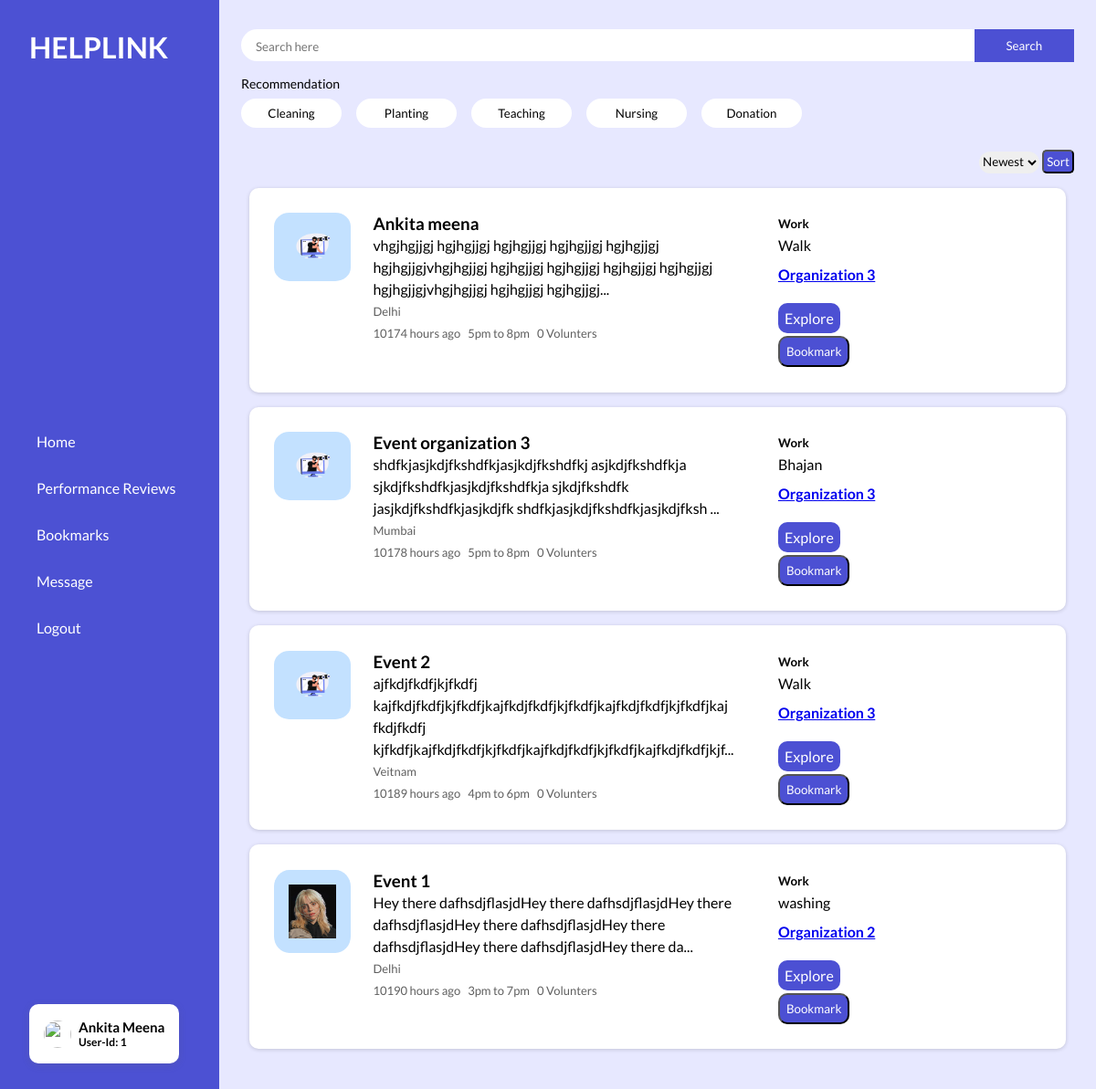
Page /dashboard/volunteer/index.php (signed in) on the committed database.
### tables this page shows
CREATE TABLE `volunteer` (
  `id` int(6) NOT NULL,
  `name` varchar(30) NOT NULL,
  `email` varchar(100) NOT NULL,
  `age` int(3) NOT NULL,
  `location` varchar(50) NOT NULL,
  `about` text NOT NULL,
  `education` varchar(100) NOT NULL,
  `img` text NOT NULL,
  `password` varchar(255) NOT NULL,
  `created_at` datetime NOT NULL DEFAULT current_timestamp()
);

CREATE TABLE `organization` (
  `id` int(6) NOT NULL,
  `name` varchar(30) NOT NULL,
  `email` varchar(100) NOT NULL,
  `password` varchar(255) NOT NULL,
  `created_at` datetime NOT NULL DEFAULT current_timestamp(),
  `address` varchar(200) NOT NULL,
  `about` text DEFAULT NULL,
  `img` text NOT NULL
);

CREATE TABLE `event` (
  `id` int(6) NOT NULL,
  `name` varchar(100) NOT NULL,
  `des` text NOT NULL,
  `location` varchar(120) NOT NULL,
  `posted_at` datetime NOT NULL DEFAULT current_timestamp(),
  `time` varchar(20) NOT NULL,
  `work` varchar(30) NOT NULL,
  `volunterr_count` int(6) NOT NULL,
  `organization_id` int(6) NOT NULL
);

### dashboard/volunteer/index.php (the view, shortened to what this page needs)
<?php
include 'C:/xampp/htdocs/myCodes/Fiverr hackathon/db_con.php';
?>
<?php
$sort = 'N';
?>
<!DOCTYPE html>
<html>
<head>
    <link rel="stylesheet" href="style2.css">
</head>
<body>
    <?php include 'header.php' ?>
    <div class="main">
        <div class="menu-header">
            <div class="search">
                <form action="search.php" method="get">
                    <input type="text" placeholder="Search here" name="search">
                    <input type="submit" name="search_btn" id="search_btn" value="Search">
                </form>
            </div>
        </div>
        <div class="filter-wrapper">
            <p style="color:black;">Recommendation</p>
            <div class="filter">
                <button class="btn-filter">Cleaning</button>
                <button class="btn-filter">Planting</button>
                <button class="btn-filter">Teaching</button>
                <button class="btn-filter">Nursing</button>
                <button class="btn-filter">Donation</button>
            </div>
        </div>
        <div class="sort">
            <div class="sort-list">
                <form action="" method="post">
                    <select id="options" name="options">
                        <option value="newest" selected>Newest</option>
                    </select>
                    <input type="submit" name="sort_btn" value="Sort" style="    background: #4c50d3;
    color: white;
    padding: 3px;
    border-radius: 5px;
">
                </form>
            </div>
        </div>
        <div class="wrapper">
            <?php
            include 'C:/xampp/htdocs/myCodes/Fiverr hackathon/db_con.php';
            if ($sort == 'N') $sql = "SELECT * FROM `event` ORDER BY `posted_at` DESC";
            else $sql = "SELECT * FROM `event` ORDER BY `posted_at` ASC";
            $result = mysqli_query($conn, $sql);
            $row = mysqli_num_rows($result);
            if ($row == 0) {
                echo '<h1 style="color:black;">No result to show</h1>';
            } else {
                while ($row = mysqli_fetch_assoc($result)) {
                    $event_id = $row['id'];
                    $name = $row['name'];
                    $des = $row['des'];
                    $location = $row['location'];
                    $volunteers = $row['volunterr_count'];
                    $work = $row['work'];
                    $organ_id = $row['organization_id'];
                    $time = $row['time'];
                    $dbDatetime = $row['posted_at'];
                    $currentTimestamp = time();
                    $dbTimestamp = strtotime($dbDatetime);
                    $timeDifference = $currentTimestamp - $dbTimestamp;
                    if ($timeDifference < 60) {
                        $formattedTime = $timeDifference . " seconds ago";
                    } elseif ($timeDifference < 3600) {
                        $minutes = floor($timeDifference / 60);
                        $formattedTime = $minutes . " minute" . ($minutes > 1 ? "s" : "") . " ago";
                    } else {
                        $hours = floor($timeDifference / 3600);
                        $formattedTime = $hours . " hour" . ($hours > 1 ? "s" : "") . " ago";
                    }
                    $organ_sql = "SELECT * FROM `organization` WHERE `id`='$organ_id'";
                    $organ_result = mysqli_query($conn, $organ_sql);
                    while ($organ_row = mysqli_fetch_assoc($organ_result)) {
                        echo '<div class="card">
                        <div class="card-left blue-bg">
                            <img src="../organization/profile_pictures/' ?><?= $organ_row['img'] ?><?php echo '">
                        </div>
                        <div class="card-center">
                            <h3>' . $name . '</h3>
                            <p class="card-detail">' . substr($des, 0, 150) . '...</p>
                            <p class="card-loc"><ion-icon name="location-outline"></ion-icon>' . $location . '
                                </p>
                            <div class="card-sub">
                                <p><ion-icon name="today-outline"></ion-icon>' . $formattedTime . '</p>
                                <p><ion-icon name="hourglass-outline"></ion-icon>' . $time . '</p>
                                <p><ion-icon name="people-outline"></ion-icon>' . $volunteers . ' Volunters</p>
                            </div>
                        </div>
                        <div class="card-right">
                            <div class="card-tag">
                                <h5>Work</h5>
                                <a href="#">' . $work . '</a>
                            </div>
                            <div class="card-salary">
                            <a href="organization_profile.php?organid=' . $organ_id . '&volunid=' . $id . '">
                                <p><b>' . $organ_row['name'] . '</b></p>
                            </a>
                            </div>
                            <div class="card-tag" style="margin-top:1rem;">
                            <div>
                                <a href="event.php?catid=' . $event_id . '&volunid=' . $id . '" style="background: #4c50d3;
                                color: white;
                                border-radius: 10px;
                                padding: 7px;
                                margin-top: 5px;
                            }">Explore</a>
                            </div>
                            <div style="margin-top:2px;">
                            <form action="form_bookmark.php?catid=' . $event_id . '&volunid=' . $id . '" method="post">
                                <input style="background: #4c50d3;
                                color: white;
                                border-radius: 10px;
                                padding: 7px;
                                margin-top: 5px;
                            }" type="submit" name="bookmark" value="Bookmark">
                            </form>
                            </div>
                            </div>
                        </div>
                    </div>';
                                                                                                }
                                                                                            }
                                                                                        }
                                                                                                    ?>
        </div>
    </div>
</body>
</html>

### dashboard/volunteer/header.php (shortened to what this page needs)
<?php
if (isset($_SESSION['volun_loggedin'])) {
    if (!$_SESSION['volun_loggedin']) {
        header('location: ../../volunteer/login.php');
        exit;
    } else {
        $id = "";
        $volun_username = $_SESSION['volun_username'];
        include 'C:\xampp\htdocs\myCodes\Fiverr hackathon\db_con.php';
        $sql = "SELECT * FROM `volunteer` WHERE `name`='$volun_username'";
        $result = mysqli_query($conn, $sql);
        while ($row = mysqli_fetch_assoc($result)) {
            $id = $row['id'];
            $img = $row['img'];
        }
    }
} else {
    header('location: ../../volunteer/login.php');
    exit;
}
?>
<div class="sidebar">
    <h1 class="logo">HELPLINK</h1>
    <div class="menu">
        <a href="index.php"><ion-icon name="newspaper-outline"></ion-icon>Home</a>
        <a href="#"><ion-icon name="stats-chart-outline"></ion-icon>Performance Reviews</a>
        <a href="bookmark.php"><ion-icon name="bookmarks-outline"></ion-icon>Bookmarks</a>
        <a href="#"><ion-icon name="mail-unread-outline"></ion-icon>Message</a>
        <a href="logout.php"><ion-icon name="settings-outline" style="color: red;"></ion-icon>Logout</a>
    </div>
    <div class="profile" style="background-color: #fff;">
        <img class="profile-img" src="profile_pictures/<?=$img?>">
        <div class="profile-name">
            <a style="text-decoration: none; margin:0;" href="./volunteer_profile.php">
                <h4 style="color: #000;font-size:15px;margin:0;"><?php echo $volun_username?></h4>
            </a>
            <p style="color: #000;margin:0;"><strong>User-Id: <?php echo $id?></strong></p>
        </div>
    </div>
</div>

### style2.css (style rules this page uses)
:root { --primaryColor:#4c50d3; --secondaryColor:#ffce00; --fontColor:#1e1e1e; --whiteColor:#fff; --greyColor:#e7e7e7; --darkGreyColor:#5f5f5f; --softPurple: #e7e8ff; --softBlue:#c3e1ff; --softYellow:#fff5cc; --softRed:#ffcbc8; }
* { margin: 0; padding: 0; box-sizing: border-box; outline: none; font-family: 'lato', sans-serif; }
body { width: 100%; height: 100vh; display: flex; }
.sidebar { width: 20%; height:100%; display: flex; flex-direction: column; align-items: flex-start; justify-content: space-between; padding: 2rem; background-color: var(--primaryColor); color:var(--whiteColor); position: fixed; left: 0; }
.logo { letter-spacing: 2; }
.menu { display: flex; flex-direction: column; gap: 2rem; }
.menu a { display:flex; align-items: center; color: var(--whiteColor); text-decoration: none; }
.profile { display: flex; flex-direction: row; align-items: center; gap: 0.5rem; padding: 1rem; background-color: var(--whiteColor); color: var(--fontColor); border: none; border-radius: 10px ; box-shadow: rgba(99, 99, 99, 0.2) 0px 2px 8px 0px; cursor: pointer; }
.profile-img { width: 30px; height: 30px; border-radius: 50%; }
.profile-name p { font-size:12px; }
.main { width: calc(100% - 20% - 25%); min-height: 100%; min-width: 300px; height: max-content; display: flex; flex-direction: column; padding: 2rem 2%; margin-left: 20%; background-color: var(--softPurple); z-index: 1 }
.search { width: 100%; display: flex; justify-content: space-between; border: none; background-color: none; border-radius: 20px; padding: 0.5rem 1rem; position: relative; background-color: var(--whiteColor); }
.search input { width: 90%; border: none; }
.filter-wrapper { margin: 1rem 0; font-size: 14px; }
.filter { display: flex; gap: 1rem; overflow-x: auto; margin: 0.5rem 0; }
.btn-filter { min-width:110px; padding: 0.5rem; border-radius: 20px; border: none; background-color: white; cursor: pointer; }
.sort { display: flex; justify-content: flex-end; align-items: center; gap: 0.5rem; }
.sort-list select { height: 1.5rem; border-radius: 20px; border: none; margin-top: 0 0.5rem; }
.wrapper { width: 100%; display: flex; flex-direction: column; padding: 1rem 0; gap: 1rem; overflow-y: auto; }
.card { display: flex; flex-wrap: wrap; flex-direction: row; align-items: flex-start; padding: 3%; margin: 0 1%; background-color: var(--whiteColor) ; line-height: 1.5rem; gap: 1.5rem; box-shadow: rgba(0, 0, 0, 0.16) 0px 1px 4px; border-radius: 10px; cursor: pointer; }
.card-left { width: 10%; min-width: 50px; display: flex; justify-content: center; border-radius: 20%; }
.card-left img { width: 100%; heigh: auto; min-height: 60px; padding: 1rem; }
.card-center { width:50%; }
.card-loc, .card-sub { font-size: 13px; color: var(--darkGreyColor); }
.card-sub { display: flex; flex-wrap: wrap; }
.card-sub p { display:flex; padding: 0 0.5rem 0 0; align-items: center; }
.card-right { width: 15%; }
.card-tag a { color:var(--fontColor); font-size: 16px; }
.card-salary { padding: 0.5rem 0; color: car(--primaryColor); }
.blue-bg { background-color: var(--softBlue); }

### dashboard/volunteer/header.php (style rules this page uses)
body { color: white; }
.sidebar { width: 20%; height: 100%; display: flex; flex-direction: column; align-items: flex-start; justify-content: space-between; padding: 2rem; background-color: #4C51D3; color: var(--whiteColor); position: fixed; left: 0; top: 0; }
.logo { letter-spacing: 2; }
.menu { display: flex; flex-direction: column; gap: 2rem; }
.menu a { display: flex; align-items: center; color: var(--whiteColor); text-decoration: none; }
.profile { display: flex; flex-direction: row; align-items: center; gap: 0.5rem; padding: 1rem; background-color: var(--whiteColor); color: var(--fontColor); border: none; border-radius: 10px; box-shadow: rgba(99, 99, 99, 0.2) 0px 2px 8px 0px; cursor: pointer; }
.profile-img { width: 30px; height: 30px; border-radius: 50%; }
.profile-name p { font-size: 12px; }

### rows in the picture
volunteer: id "1"
event: name "Ankita meena", des "vhgjhgjjgj hgjhgjjgj hgjhgjjgj hgjhgjjgj hgjhgjjgj hgjhgjjgjvhgjhgjjgj hgjhgjjgj hgjhgjjgj hgjhgjjgj hgjhgjjgj hgjhgjjgjvhgjhgjjgj hgjhgjjgj hgjhgjjgj", location "Delhi", time "5pm to 8pm", volunterr_count "0", work "Walk"
organization: img (picture), name "Organization 3"
event: name "Event organization 3", des "shdfkjasjkdjfkshdfkjasjkdjfkshdfkj asjkdjfkshdfkja sjkdjfkshdfkjasjkdjfkshdfkja sjkdjfkshdfk jasjkdjfkshdfkjasjkdjfk shdfkjasjkdjfkshdfkjasjkdjfksh", location "Mumbai", time "5pm to 8pm", volunterr_count "0", work "Bhajan"
event: name "Event 2", des "ajfkdjfkdfjkjfkdfj kajfkdjfkdfjkjfkdfjkajfkdjfkdfjkjfkdfjkajfkdjfkdfjkjfkdfjkaj fkdjfkdfj kjfkdfjkajfkdjfkdfjkjfkdfjkajfkdjfkdfjkjfkdfjkajfkdjfkdfjkjf", location "Veitnam", time "4pm to 6pm", volunterr_count "0", work "Walk"
event: name "Event 1", des "Hey there dafhsdjflasjdHey there dafhsdjflasjdHey there dafhsdjflasjdHey there dafhsdjflasjdHey there dafhsdjflasjdHey there dafhsdjflasjdHey there da", location "Delhi", time "3pm to 7pm", volunterr_count "0", work "washing"
organization: img (picture), name "Organization 2"

### other values in the picture
$volun_username "Ankita Meena"
